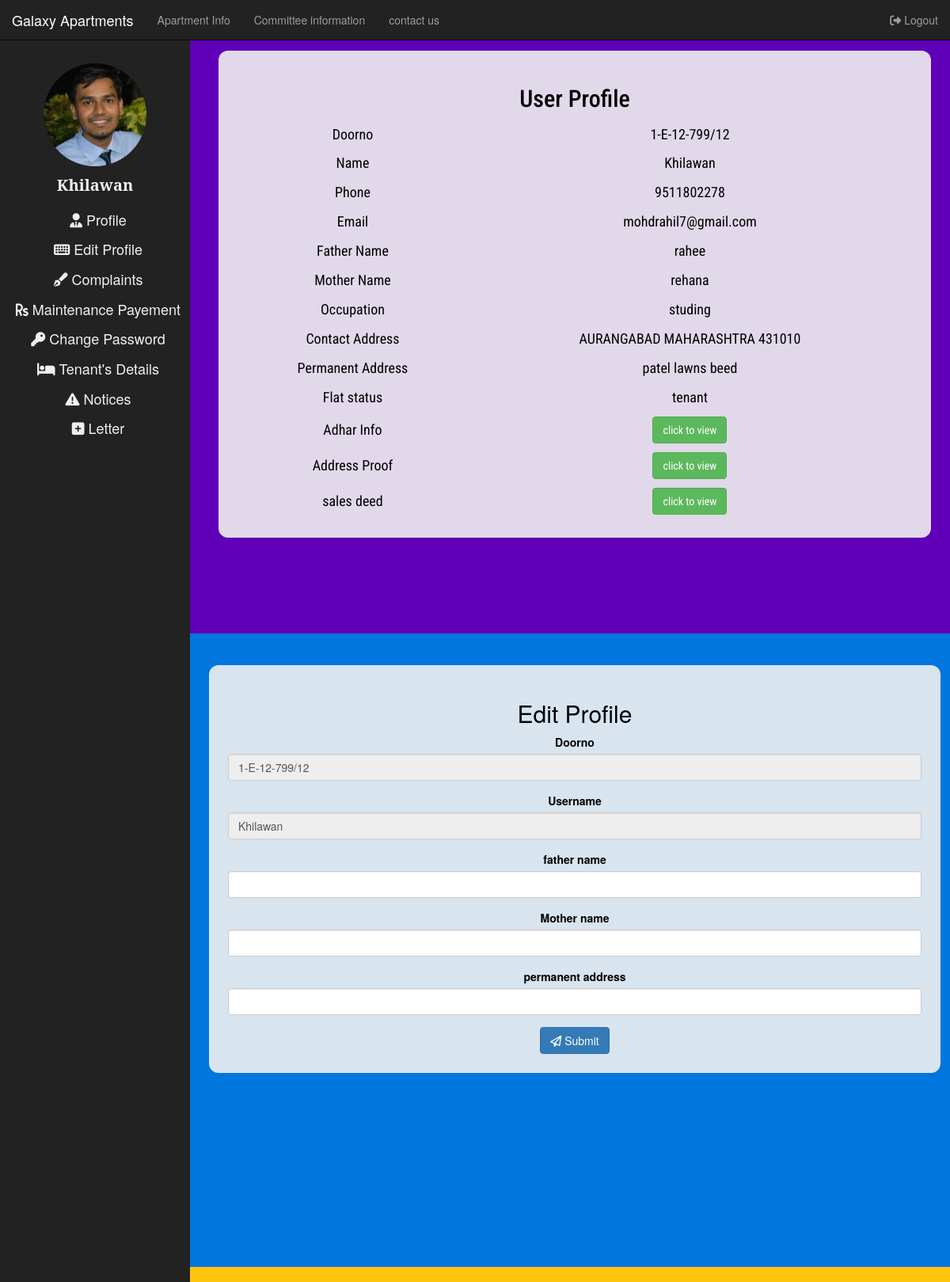
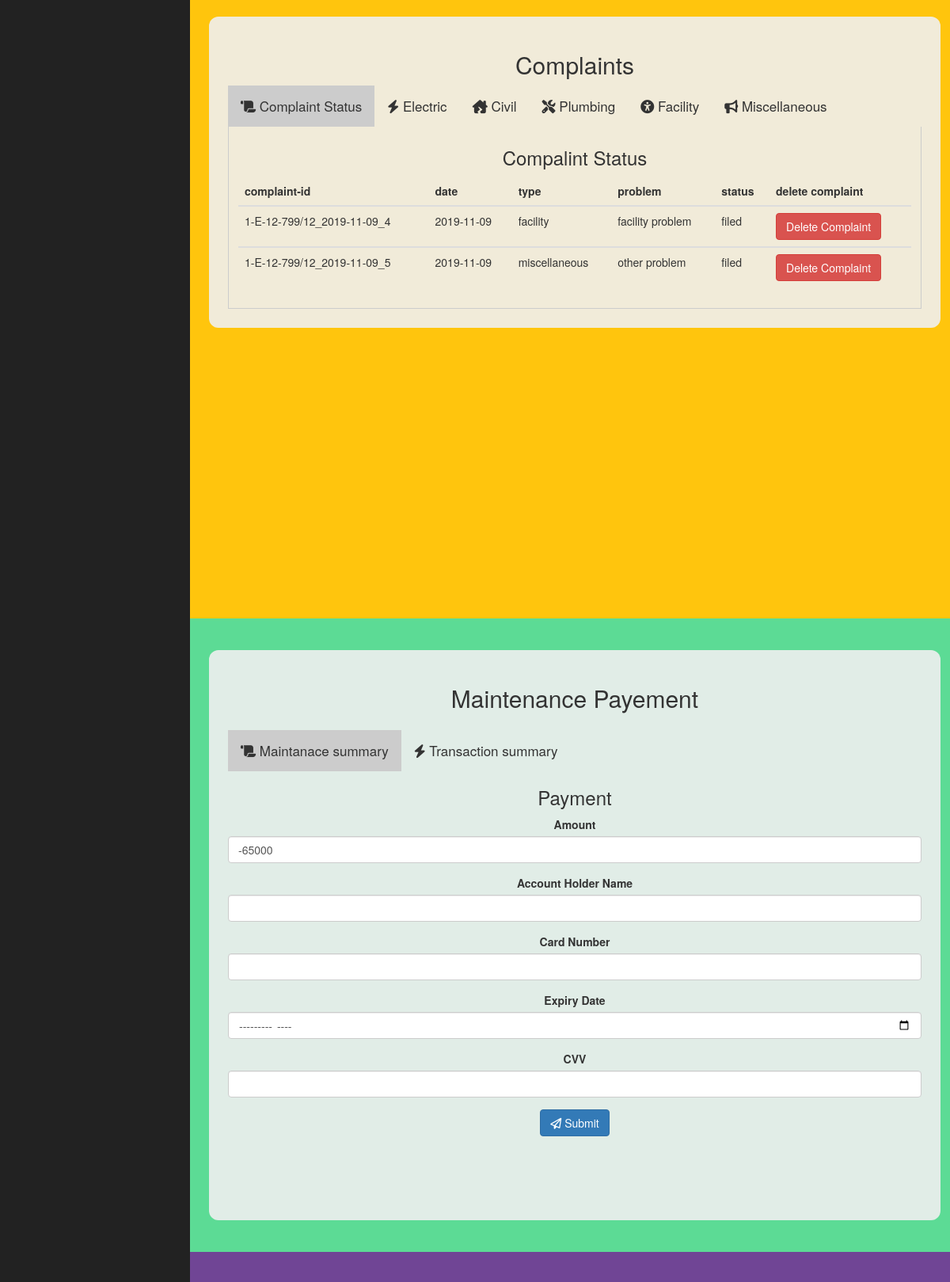
/Apartment/rahil.php (signed in, upper part), run on the app's committed database (2 pictures, top to bottom).
### tables this page shows
CREATE TABLE `member` (
  `doorno` varchar(20) NOT NULL,
  `name` varchar(50) NOT NULL,
  `phone` varchar(13) NOT NULL,
  `email` varchar(50) NOT NULL,
  `fathername` varchar(50) NOT NULL,
  `mothername` varchar(50) NOT NULL,
  `occupation` varchar(20) NOT NULL,
  `contactaddress` varchar(500) NOT NULL,
  `permanentaddress` varchar(500) NOT NULL,
  `flatstatus` varchar(20) NOT NULL,
  `profilepic` varchar(50) NOT NULL,
  `adharcard` varchar(50) NOT NULL,
  `addressproof` varchar(50) NOT NULL,
  `saledeed` varchar(50) NOT NULL,
  `password` varchar(30) NOT NULL,
  `type` varchar(10) NOT NULL
);

CREATE TABLE `complaint` (
  `doorno` varchar(20) NOT NULL,
  `date` varchar(10) NOT NULL,
  `complaintid` varchar(30) NOT NULL,
  `type` varchar(20) NOT NULL,
  `problem` varchar(100) NOT NULL,
  `status` varchar(10) NOT NULL
);

CREATE TABLE `transactionhistory` (
  `TransactionId` varchar(50) NOT NULL,
  `MMC` int(50) NOT NULL,
  `DueAmount` int(50) DEFAULT 0,
  `DoorNo` varchar(50) NOT NULL,
  `last_payment` int(11) DEFAULT NULL
);

### Apartment/rahil.php (the view, shortened to what this page needs)
<!DOCTYPE html>
<?php
 if(isset($_SESSION["doorno"]) && !empty($_SESSION["doorno"]))
{
  $doorno=$_SESSION["doorno"];
    $servername = "localhost";
    $username = "root";
    $password = "";
    $dbname="society";
    $conn = new mysqli($servername, $username, $password,$dbname);
 $sql = "SELECT * FROM transactionhistory WHERE DoorNo='$doorno'";
      if ($result=mysqli_query($conn,$sql))
      {
        $rowcount=mysqli_num_rows($result);
          if($rowcount==1)
            {
              $row = mysqli_fetch_assoc($result);
              $dueamount1=$row['DueAmount'];
              $last = $row['last_payment'];
              $transdate1 = date('m-d-Y', time());
              $d1 = date_parse_from_format("m-d-y",$transdate1);
              $curr = $d1["month"];
              $diff = $curr - $last;
              $mmc = $row['MMC'];
              if ($diff > 0)
                $fine = ($diff - 1) * 1000;
              else
                $fine = 0;
              $dueamount = $dueamount1 + $fine + ($mmc * $diff);
            } else
            {
              $dueamount = 50000;
              $_SESSION["totaldue"] = $dueamount;
            }
      }
?>
<html>
<head>
  <link rel="stylesheet" href="https://maxcdn.bootstrapcdn.com/bootstrap/3.4.0/css/bootstrap.min.css">
  <link href="css/user.css" rel="stylesheet" type="text/css">
</head>
<?php
 if(isset($_SESSION["doorno"]) && !empty($_SESSION["doorno"]))
  {
    $doorno=$_SESSION["doorno"];
    $servername = "localhost";
    $username = "root";
    $password = "";
    $dbname="society";
    $conn = new mysqli($servername, $username, $password,$dbname);
    if ($conn->connect_error)
    {
      die("Connection failed: " . $conn->connect_error);
    }
    else
    {
      $sql = "SELECT * FROM member WHERE doorno='$doorno'";
      if ($result=mysqli_query($conn,$sql))
      {
        $rowcount=mysqli_num_rows($result);
          if($rowcount==1)
            {
              $row = mysqli_fetch_assoc($result);
              $name=$row['name'];
              $profile=$row['profilepic'];
              $phone=$row['phone'];
              $email=$row['email'];
              $fathername=$row['fathername'];
              $mothername=$row['mothername'];
              $occupation=$row['occupation'];
              $contactaddress=$row['contactaddress'];
              $permanentaddress=$row['permanentaddress'];
              $flatstatus=$row['flatstatus'];
              $adhar=$row['adharcard'];
              $addressproof=$row['addressproof'];
              $saledeed=$row['saledeed'];
            }
          $sqlc="SELECT * FROM complaint WHERE doorno='$doorno'";
          if($resultc=mysqli_query($conn,$sqlc))
          {
            $rowcount_comp=mysqli_num_rows($resultc);
          }
      }
    }
  }
?>
<body>
<nav class="navbar navbar-inverse navbar-fixed-top" style="margin-bottom:0;">
  <div class="container-fluid">
    <div class="navbar-header">
      <a class="navbar-brand " href="index.html">Galaxy Apartments</a>
    </div>
    <ul class="nav navbar-nav">
      <li><a href="apartment.html">Apartment Info</a></li>
      <li><a href="committee.html">Committee information</a></li>
      <li><a href="contact.html">contact us</a></li>
    </ul>
  <ul class="nav navbar-nav navbar-right">
      <li><a href="logout.php"><i class="fas fa-sign-out-alt"></i>&nbsp;Logout</a></li>
    </ul>
  </div>
</nav>
<div class="sidenav">
  <img src="<?php echo $profile; ?>" class="i-circle" alt="Cinque Terre" width="130px" height="130px">
  <p class="name"><?php echo $name; ?></p>
  <a href="#About"><i class="fas fa-user-tie"></i>&nbsp;Profile</a>
  <a href="#Skills"><i class="fas fa-keyboard"></i>&nbsp;Edit Profile </a>
  <a href="#Education"><i class="fas fa-pen-fancy"></i>&nbsp;Complaints</a>
  <a href="#Maintenance"><i class="fas fa-rupee-sign"></i>&nbsp;Maintenance Payement</a>
  <a href="#Projects"><i class="fas fa-key"></i>&nbsp;Change Password</a>
  <a href="#Contact"><i class="fas fa-bed"></i>&nbsp;Tenant's Details</a>
  <a href="#Notice"><i class="fas fa-exclamation-triangle"></i>&nbsp;Notices</a>
  <a href="#Letter"><i class="fas fa-plus-square"></i>&nbsp;Letter</a>
</div>
  <div class="main1" style="padding: 2vw;" id="About">
      <div class="chart" style="color:black;margin-top:5vh;">
        <h2>
        User Profile
        </h2>
        <table style="width:100%;font-size:1.5vw;">
          <tr>
            <td>Doorno</td>
            <td><?php echo $doorno; ?></td>
          </tr>
          <tr>
            <td>Name</td>
            <td><?php echo $name; ?></td>
          </tr>
          <tr>
            <td>Phone</td>
            <td><?php echo $phone; ?></td>
          </tr>
          <tr>
            <td>Email</td>
            <td><?php echo $email; ?></td>
          </tr>
          <tr>
            <td>Father Name</td>
            <td><?php echo $fathername; ?></td>
          </tr>
          <tr>
            <td>Mother Name</td>
            <td><?php echo $mothername; ?></td>
          </tr>
          <tr>
            <td>Occupation</td>
            <td><?php echo $occupation; ?></td>
          </tr>
          <tr>
            <td>Contact Address</td>
            <td><?php echo $contactaddress ?></td>
          </tr>
          <tr>
            <td>Permanent Address</td>
            <td><?php echo $permanentaddress ?></td>
          </tr>
          <tr>
            <td>Flat status</td>
            <td><?php echo $flatstatus ?></td>
          </tr>
          <tr>
            <td>Adhar Info</td>
            <td><a href="<?php echo $adhar ?>"  target="_blank"><button type="button" class="btn btn-success">click to view</button></a></td>
          </tr>
          <tr>
            <td>Address Proof</td>
            <td><a href="<?php echo $addressproof ?>"  target="_blank"><button type="button" class="btn btn-success">click to view</button></a></td>
          </tr>
          <tr>
            <td>sales deed</td>
            <td><a href="<?php echo $saledeed ?>"  target="_blank"><button type="button" class="btn btn-success">click to view</button></a></td>
          </tr>
        </table>
      </div>
  </div>
  <div class="main1" style="display:block;" id="Skills">
    <div class='chart'>
      <h2>Edit Profile</h2>
        <form action="" method="POST" name="eform">
        <div class="form-group">
        <label for="doorno">Doorno</label>
        <input type="text" class="form-control" name="doorno" value="<?php echo $doorno; ?>" readonly>
        </div>
        <div class="form-group">
        <label for="Username">Username</label>
        <input type="text" class="form-control" id="username" name="username" value="<?php echo $name; ?>" readonly>
        </div>
        <div class="form-group">
        <label for="fathername">father name</label>
        <input type="text" class="form-control" id="nfather" name="nfather" required>
        </div>
        <div class="form-group">
        <label for="mothername">Mother name</label>
        <input type="text" class="form-control" id="nmother" name="nmother" required>
        </div>
        <div class="form-group">
        <label for="permanentaddress">permanent address</label>
        <input type="text" class="form-control" id="npaddress" name="npaddress" required>
        </div>
        <button type="submit" class="btn btn-primary" name="form_edit"><i class="far fa-paper-plane"></i>&nbsp;Submit</button>
    </form>
    </div>
  </div>
  <div class="main1" style="display: block;" id="Education">
    <div class='chart'>
      <h2>Complaints
      </h2>
      <div class="tab">
        <button class="tablinks" id="status" onclick="openCity(event, 'Compalintstatus')"><i class="fas fa-scroll"></i>&nbsp;Complaint Status</button>
        <button class="tablinks" onclick="openCity(event, 'Electric')"><i class="fas fa-bolt"></i>&nbsp;Electric</button>
        <button class="tablinks" onclick="openCity(event, 'Civil')"><i class="fas fa-house-damage"></i>&nbsp;Civil</button>
        <button class="tablinks" onclick="openCity(event, 'Plumbing')"><i class="fas fa-tools"></i>&nbsp;Plumbing</button>
        <button class="tablinks" onclick="openCity(event, 'Facility')"><i class="fas fa-universal-access"></i>&nbsp;Facility</button>
        <button class="tablinks" onclick="openCity(event, 'Miscellaneous')"><i class="fas fa-bullhorn"></i>&nbsp;Miscellaneous</button>
      </div>
      <div id="Compalintstatus" class="tabcontent">
        <h3>Compalint Status</h3>
        <?php if($rowcount_comp>0)
         {
          ?>
        <table class="table table-hover" style="text-align: left;">
          <thead>
            <tr>
              <th>complaint-id</th>
              <th>date</th>
              <th>type</th>
              <th>problem</th>
              <th>status</th>
              <th>delete complaint</th>
            </tr>
          </thead>
          <tbody>
            <?php while($row_comp = mysqli_fetch_assoc($resultc)) { ?>
            <tr>
              <td><?php  echo $row_comp['complaintid'];  ?></td>
              <td><?php  echo $row_comp['date']; ?></td>
              <td><?php  echo $row_comp['type']; ?></td>
              <td><?php  echo $row_comp['problem']; ?></td>
              <td><?php  echo $row_comp['status']; ?></td>
              <td>
                <form action="" method="POST" name="complain_delform">
                <button type="submit" class="btn btn-danger" name="complaintdel">Delete Complaint</button>
                </form>
             </td>
            </tr>
          </tbody>
        <?php } ?>
        </table>
        <?php
          }
          else
           {
            ?><p>NO Complaint registered</p><?php
           }
          ?>
    </div>
    </div>
  </div>
  <div class="main1" style="display:block;" id="Maintenance">
    <div class='chart' style="height:90vh; overflow: auto;">
      <h2 style="margin-bottom: 3vh;">Maintenance Payement
      </h2>
      <div class="tab">
        <button class="tab_links" id="maintenance_pay_link" onclick="openCity1(event, 'Maintanace_payement')"><i class="fas fa-scroll"></i>&nbsp;Maintanace summary</button>
        <button class="tab_links"  onclick="openCity1(event, 'transaction_summ')"><i class="fas fa-bolt"></i>&nbsp;Transaction summary</button>
      </div>
      <div id="Maintanace_payement" class="tab_content">
        <h3>Payment</h3>
         <form action="" method="POST">
        <div class="form-group">
        <label for="amount">Amount</label>
        <input type="text" class="form-control" id="amount" name="amount" value = "<?php echo $dueamount ; ?>" required>
        </div>
        <div class="form-group">
        <label for="password">Account Holder Name </label>
        <input type="text" class="form-control" id="holder" name="holder" required>
        </div>
        <div class="form-group">
        <label for="cpassword">Card Number</label>
        <input type="text" class="form-control" id="card" name="card" required>
        </div>
        <div class="form-group">
        <label for="exdate">Expiry Date </label>
        <input type="month" class="form-control" id="exdate" name="exdate" required>
        </div>
        <div class="form-group">
        <label for="cpassword">CVV</label>
        <input type="password" class="form-control" id="cvv" name="cvv" required>
        </div>
        <button type="submit" class="btn btn-primary" name="payment_submitted"><i class="far fa-paper-plane"></i>&nbsp;Submit</button>
    </form>
      </div>
    </div>
  </div>
  <div class="main1" style="display:block;" id="Projects">
  </div>
</body>
</html>
              ?><script type="text/javascript">alert("<?php echo "error in tenant data".$conn->error; ?>");</script><?php
}
else
{
  header("Location: http://localhost/society1/login.php");
}
?>

### Apartment/css/user.css (style rules this page uses)
.name { font-family:'Noto Serif', serif; padding-top: 10px; font-weight: bold; font-size:20px; color:#F0F0F0; }
.sidenav { width:20vw; position: fixed; text-align: center; z-index: 1; left:0; background: #222222; overflow-x: hidden; padding-top: 20px; padding-top: 10vh; height: 100%; }
.sidenav a { padding: 6px 8px 6px 16px; text-decoration: none; font-size: 18px; color:#F0F0F0; display: block; }
.i-circle { border-radius: 50%; }
.active, .collapsible:hover { background-color: #555; }
.main1 { text-align: center; padding:5vh 1vw; float: right; width: 80vw; height: 100vh; }
#About { background-color: #5f00b8; color: white; font-family: 'Roboto Condensed', sans-serif; padding: 30vh 0vw; }
#Skills { background-color: rgb(0, 118, 222); color:Black; }
#Education { background-color:#ffc50d; }
#Projects { background-color: #704595; }
.chart { background-color: rgba(240, 240, 240,0.9); padding:2vw; border-radius: 1vw; margin-left: 1vw; }
.tab { overflow: hidden; }
.tab button { background-color: inherit; float: left; border: none; outline: none; cursor: pointer; padding: 14px 16px; transition: 0.3s; font-size: 17px; }
.tab button.active { background-color:#ccc; }
.tabcontent { display: none; padding: 6px 12px; border: 1px solid #ccc; border-top: none; }
#Maintenance { background-color: #5CDB95; }

### Apartment/rahil.php (style rules this page uses)
table, td { padding:0.7vh; }

### data on the page
member: profilepic (picture), name "Khilawan", phone "9511802278", email "mohdrahil7@gmail.com", fathername "rahee", mothername "rehana", occupation "studing", contactaddress "AURANGABAD MAHARASHTRA 431010", permanentaddress "patel lawns beed", flatstatus "tenant", username "Khilawan"
complaint: complaintid "1-E-12-799/12_2019-11-09_4", date "2019-11-09", type "facility", problem "facility problem", status "filed"
complaint: complaintid "1-E-12-799/12_2019-11-09_5", date "2019-11-09", type "miscellaneous", problem "other problem", status "filed"
transactionhistory: amount "-65000"

### other printed values
$doorno "1-E-12-799/12"
